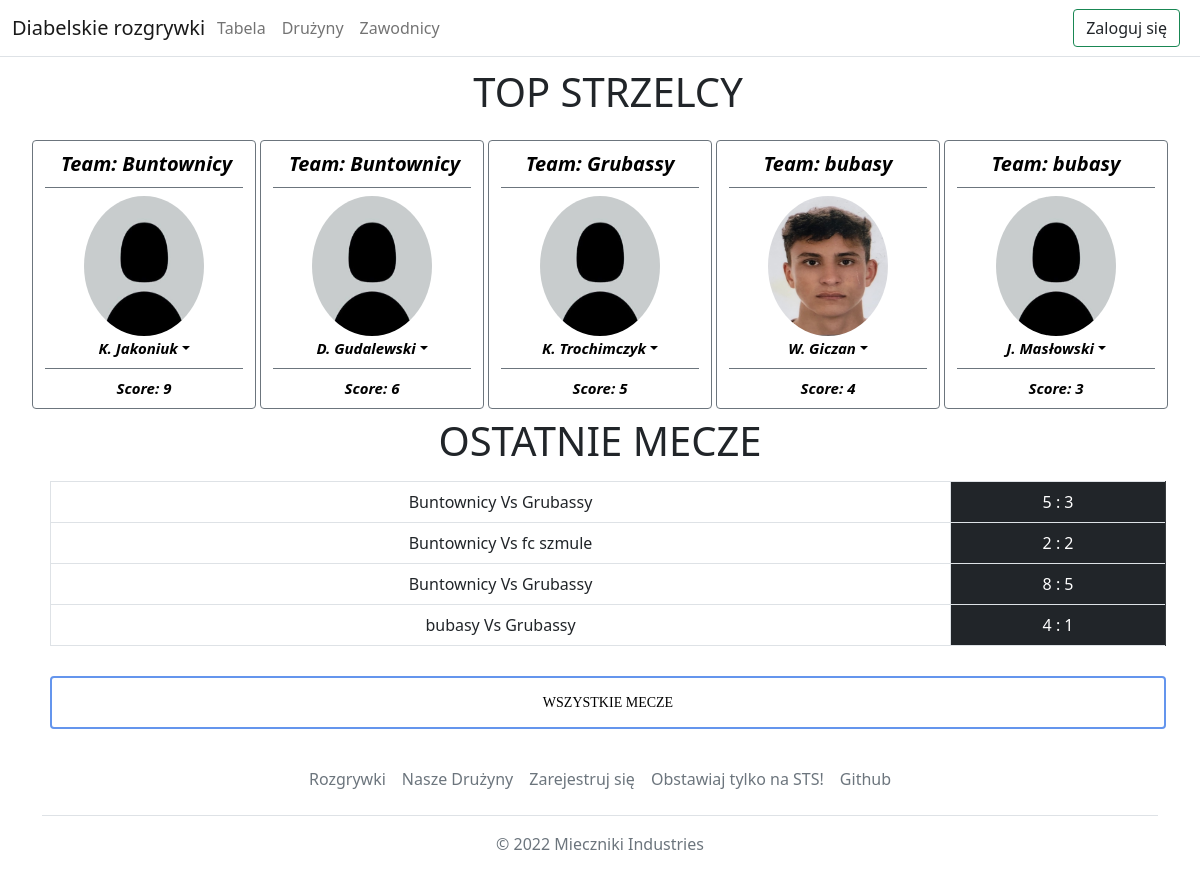
The page / on the database its author committed.
### Football/models.py (models this page shows, shortened)
class Team(models.Model):
    name = models.CharField(max_length=30)
    slug = models.SlugField(max_length=30,unique=True)
    image = models.ImageField(upload_to='images/teams')
    def __str__(self):
        return self.name

class Player(models.Model):
    user = models.OneToOneField(User,on_delete=models.CASCADE,null=True)
    name = models.CharField(max_length=30)
    surname = models.CharField(max_length=30)
    position = models.ForeignKey(Position,on_delete=models.CASCADE,null=True)
    shirt_number = models.IntegerField(null=True, validators=[MinValueValidator(1),MaxValueValidator(99)])
    team = models.ForeignKey(Team,null=True,on_delete=models.SET_NULL)
    image = models.ImageField(upload_to='images/players/',null=False,default='images/default_profile_picture.jpg')
    captain = models.BooleanField(null=False,default=False)
    mod = models.BooleanField(null=False,default=False)
    def get_goals(self):
        goals = Goal.objects.all().filter(player = self)
        return len(goals)
    def get_absolute_url(self):
        return reverse('football:player_detail',args=[self.id])
    def short_str(self):
        return f'{self.name[0]}. {self.surname}'
    def __str__(self):
        return f'{self.name} {self.surname}'

class Match(models.Model):
    team1 = models.ForeignKey(Team,related_name='teamone',on_delete=models.CASCADE)
    team2 = models.ForeignKey(Team,related_name='teamtwo',on_delete=models.CASCADE)
    stadium = models.ForeignKey(Stadium,null=True,on_delete=models.SET_NULL)
    date = models.DateField(null=False)
    status = models.BooleanField(default=False, null=False)
    class Meta:
        verbose_name_plural = 'Matches'
    def get_score(self):
        goals1 = Goal.objects.filter(match=self,team=self.team1)
        goals2 = Goal.objects.filter(match=self,team=self.team2)
        return f'{len(goals1)} : {len(goals2)}'

### Football/views.py (the view)
# urls.py: path('',views.home_view,name='home'),
def home_view(request):
    table = top_scorers()
    recent_matches = sorted(Match.objects.filter(status=True),key=lambda x:x.date,reverse=True)[:5]
    return render(request,'home.html',{'table':table,'matches':recent_matches})

### Football/ext_methods.py (called while the page is built)
def top_scorers():
    class table_row:
        team=None
        player=None
        scored=0
    table=[]
    players=Player.objects.filter(mod=False)
    for player in players:
        tr=table_row()
        tr.player=player
        tr.team=player.team
        tr.scored=player.get_goals()
        table.append(tr)
    return sorted(table,reverse=True,key=lambda x:x.scored)[:5]

def get_teams(request):
    return {'teams' : Team.objects.all()}

### templates/home.html
{% extends './base.html' %}
{% block content %}
    <div class="container show">
        <div class="row">
        <div class="col-12 m-2 ">
            <h1 class="text-center">TOP STRZELCY</h1>
        </div>
            {% for row in table %}
                        <div class=" card border-secondary m-2 col-xs-6 col-sm-6 col-md-4 mx-auto d-block groww" style="max-width: 14rem;">
                            <div class="card-header bg-transparent border-secondary"><div class="text-center text-nowrap" style="color:black; font-size: 20px; font-style: italic; font-weight: bold"><span >Team: </span>{{ row.team }}</div></div>
                            <div class="text-center "><img class="rounded-circle mx-auto d-block mt-2" alt="{{ row.team }}" src="{{ row.player.image.url }}" style="width: 120px; height: 140px"></div>
                            <div class="text-center text-nowrap mb-2"><a class="text-decoration-none dropdown-toggle " style="color:black; font-size: 15px; font-style: italic; font-weight: bold" href="{{ row.player.get_absolute_url }}">{{ row.player.short_str }}</a></div>
                             <div class="card-footer bg-transparent border-secondary"><div class="text-center text-nowrap" style="color:black; font-size: 15px; font-style: italic; font-weight: bold"><span >Score: </span>{{ row.scored }}</div></div>
                        </div>
                    {% endfor %}
        </div>
    <div class="row"><h1 class="text-center">OSTATNIE MECZE</h1></div>
            <div class="col-12 m-2">
                <table class="table table-hover table-bordered text-center rounded">
                    <tbody>
                        {% for match in matches %}
                            <tr class="">
                                <td><a class="text-decoration-none text-dark " href="{% url 'football:match_detail' match.id %}">{{ match.team1 }} Vs {{ match.team2 }}</a></td>
                                <td class="table-dark"> {{ match.get_score }}</td>
                            </tr>
                        {% endfor %}
                    </tbody>
                </table>
            <a class="btn btnn btnn3" href="{% url 'football:all_matches' %}">Wszystkie mecze</a>
            </div>
    </div>
{% endblock %}

### static/style.css (style rules this page uses)
.groww { transition: all .2s ease-in-out; }
.show { animation-name: show; animation-duration:1.5s; animation-fill-mode: both; }
.btnn { position: relative; display: block; color: black; font-size: 14px; font-family: "montserrat"; text-decoration: none; margin: 30px 0; border: 2px solid #6495ED; padding: 14px 60px; text-transform: uppercase; overflow: hidden; transition: 1s all ease; }
.btnn::before { background: #6495ED; background: #6495ED; content: ""; position: absolute; top: 50%; left: 50%; transform: translate(-50%,-50%); z-index: -1; transition: all 0.6s ease; }
.btnn3::before { width: 100%; height: 0%; transform: translate(-50%,-50%) rotate(45deg); }

### templates/base.html (style rules this page uses)
body { padding-top:60px; }

### rows shown on the page
Team: team "Buntownicy" "Buntownicy"
Player: player.image (placeholder picture), player.short_str "K. Jakoniuk"
Player: player.image (placeholder picture), player.short_str "D. Gudalewski"
Team: team "Grubassy"
Player: player.image (placeholder picture), player.short_str "K. Trochimczyk"
Team: team "bubasy" "bubasy"
Player: player.image (picture), player.short_str "W. Giczan"
Player: player.image (placeholder picture), player.short_str "J. Masłowski"
Match: team1 "Buntownicy", team2 "Grubassy", get_score "5 : 3"
Match: team1 "Buntownicy", team2 "fc szmule", get_score "2 : 2"
Match: team1 "Buntownicy", team2 "Grubassy", get_score "8 : 5"
Match: team1 "bubasy", team2 "Grubassy", get_score "4 : 1"

### other values the page prints
{{ row.scored }} "9" "6" "5" "4" "3"
